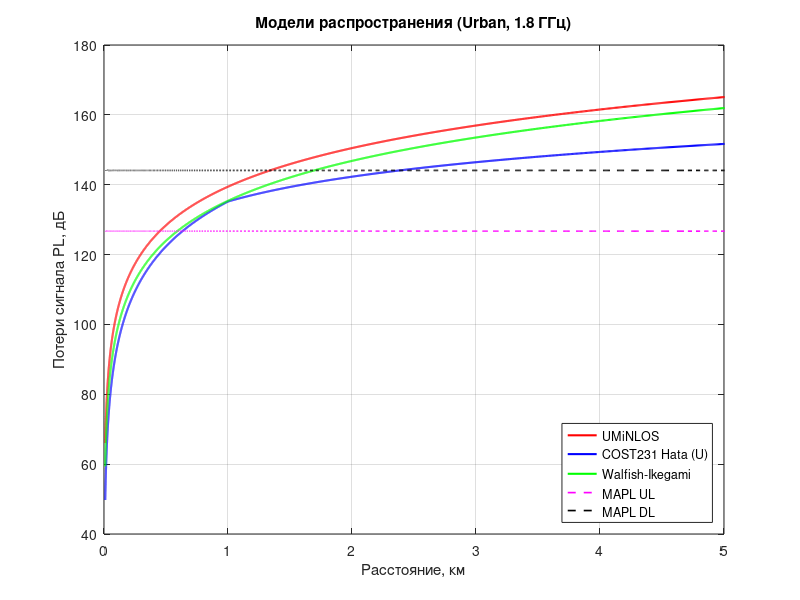

Write MATLAB code to recreate this figure.
    clear; clc; close all;
    
    % Исходные данные
    TxPowerBS = 46;        
    TxPowerUE = 24;       
    AntGainBS = 21;       
    PenetrationM = 15;    
    IM = 1;             
    MIMOGain = 3;         % дБ, MIMO 2x2
    FeederLoss = 2 + 0.5 + 0.4;
    
    f_GHz = 1.8;
    f_MHz = f_GHz * 1000;
    BW_UL = 10e6;
    BW_DL = 20e6;         
    NF_BS = 2.4;          
    NF_UE = 6;            
    SINR_UL = 4;          
    SINR_DL = 2;          
    sectors = 3;          
    area_total = 100;     
    area_mall = 4;       
    
    % Бюджет восходящего канала
    TN_UL = -174 + 10*log10(BW_UL);
    RxSens_BS = TN_UL + NF_BS + SINR_UL;
    MAPL_UL = TxPowerUE - FeederLoss + AntGainBS + MIMOGain ...
              - IM - PenetrationM - RxSens_BS;
    
    fprintf('--- 1. Восходящий канал (UL) ---\n');
    fprintf('TN_UL = %.2f дБм\n', TN_UL);
    fprintf('RxSens_BS = %.2f дБм\n', RxSens_BS);
    fprintf('MAPL_UL = %.2f дБ\n\n', MAPL_UL);
    
    % Бюджет нисходящего канала
    TN_DL = -174 + 10*log10(BW_DL);
    RxSens_UE = TN_DL + NF_UE + SINR_DL;
    MAPL_DL = TxPowerBS - FeederLoss + AntGainBS + MIMOGain ...
              - IM - PenetrationM - RxSens_UE;
    
    fprintf('--- 2. Нисходящий канал (DL) ---\n');
    fprintf('TN_DL = %.2f дБм\n', TN_DL);
    fprintf('RxSens_UE = %.2f дБм\n', RxSens_UE);
    fprintf('MAPL_DL = %.2f дБ\n\n', MAPL_DL);
    
    % Пункт 3. Три модели распространения: PL(d)
    d_m = logspace(1, 4, 4000); % расстояние в метрах
    d_km = d_m / 1000;         % расстояние в километрах
    
    % 3.1 UMiNLOS
    PL_uminlos = 26*log10(f_GHz) + 22.7 + 36.7*log10(d_m);
    
    % 3.2 COST231 Hata
    
    hBS = 30; % м, высота антенны базовой станции
    hms = 2;  % м, высота антенны мобильной станции
    A = 46.3;
    B = 33.9;   % диапазон 1500-2000 МГц
    
    a = 3.2 * (log10(11.75*hms))^2 - 4.97;
    Lclutter = 0;
    s_far = 44.9 - 6.55*log10(f_MHz); 
    s_near = (47.88 + 13.9*log10(f_MHz) - 13.9*log10(hBS)) / log10(50);
    s = s_near*ones(size(d_km));
    s(d_km >= 1) = s_far;
    PL_okumura = A + B*log10(f_MHz) - 13.82*log10(hBS) - a + s.*log10(d_km) + Lclutter;
    
    % 3.3 Walfish-Ikegami
    
    dh = 15;   % м, средняя высота зданий
    w = 20;    % м, ширина улиц
    b = 40;    % м, расстояние между зданиями
    phi = 45;  % градусы, угол направления сигнала к улице
    L0 = 32.44 + 20*log10(f_MHz) + 20*log10(d_km);
    % При phi=45 интервал 35..55 градусов
    L_gradus = 2.5 + 0.075*phi;
    L2 = -16.9 - 10*log10(w) + 10*log10(f_MHz) + 20*log10(dh-hms) + L_gradus;
    
    L11 = -18*log10(1 + hBS - dh);
    ka = 54;
    kd = 18;
    kf = -4 + 0.7*(f_MHz/925 - 1);
    L1 = L11 + ka + kd*log10(d_km) + kf*log10(f_MHz) - 9*log10(b);
    PL_wi = L0 + max(L1 + L2, 0);
    
    figure;
    plot(d_km, PL_uminlos, 'r', 'LineWidth', 1.5); hold on; grid on;
    plot(d_km, PL_okumura, 'b', 'LineWidth', 1.5);
    plot(d_km, PL_wi, 'g', 'LineWidth', 1.5);
    plot(d_km, MAPL_UL*ones(size(d_km)), 'm--', 'LineWidth', 1.2);
    plot(d_km, MAPL_DL*ones(size(d_km)), 'k--', 'LineWidth', 1.2);
    xlabel('Расстояние, км');
    ylabel('Потери сигнала PL, дБ');
    title('Модели распространения (Urban, 1.8 ГГц)');
    legend('UMiNLOS', 'COST231 Hata (U)', 'Walfish-Ikegami', ...
           'MAPL UL', 'MAPL DL', 'Location', 'southeast');
    xlim([0 5]);
    
    % Радиус, площадь и количество базовых станций
    % Радиус это точка пересечения PL(d) = MAPL
    if MAPL_UL < min(PL_okumura) || MAPL_DL > max(PL_okumura) || ...
       MAPL_UL < min(PL_uminlos) || MAPL_DL > max(PL_uminlos)
        error('Точка пересечения не входит в диапазон: увеличьте d_m.');
    end
    
    % Макросоты: COST231 Hata
    R_UL_macro = interp1(PL_okumura, d_km, MAPL_UL);
    R_DL_macro = interp1(PL_okumura, d_km, MAPL_DL);
    R_macro = min(R_UL_macro, R_DL_macro);
    
    % Микросоты: UMiNLOS
    R_UL_micro = interp1(PL_uminlos, d_km, MAPL_UL);
    R_DL_micro = interp1(PL_uminlos, d_km, MAPL_DL);
    R_micro = min(R_UL_micro, R_DL_micro);
    
    % S=1.95*R^2
    if sectors ~= 3
        error('Коэффициент площади 1.95 подходит только для 3 секторов.');
    end
    S_macro = 1.95 * R_macro^2;
    S_micro = 1.95 * R_micro^2;
    N_macro = ceil(area_total / S_macro);
    N_micro = ceil(area_mall / S_micro);
    
    fprintf('--- 4. Макросоты (COST231 Hata, Urban) ---\n');
    fprintf('Радиус UL = %.3f км\n', R_UL_macro);
    fprintf('Радиус DL = %.3f км\n', R_DL_macro);
    fprintf('Рабочий радиус = %.3f км\n', R_macro);
    fprintf('Площадь одной БС = %.3f км^2\n', S_macro);
    fprintf('Количество БС на 100 км^2 = %d\n\n', N_macro);
    
    fprintf('--- 4. Микросоты (UMiNLOS) ---\n');
    fprintf('Радиус UL = %.1f м\n', 1000*R_UL_micro);
    fprintf('Радиус DL = %.1f м\n', 1000*R_DL_micro);
    fprintf('Рабочий радиус = %.1f м\n', 1000*R_micro);
    fprintf('Площадь одной БС = %.3f км^2\n', S_micro);
    fprintf('Количество БС на 4 км^2 = %d\n', N_micro);
